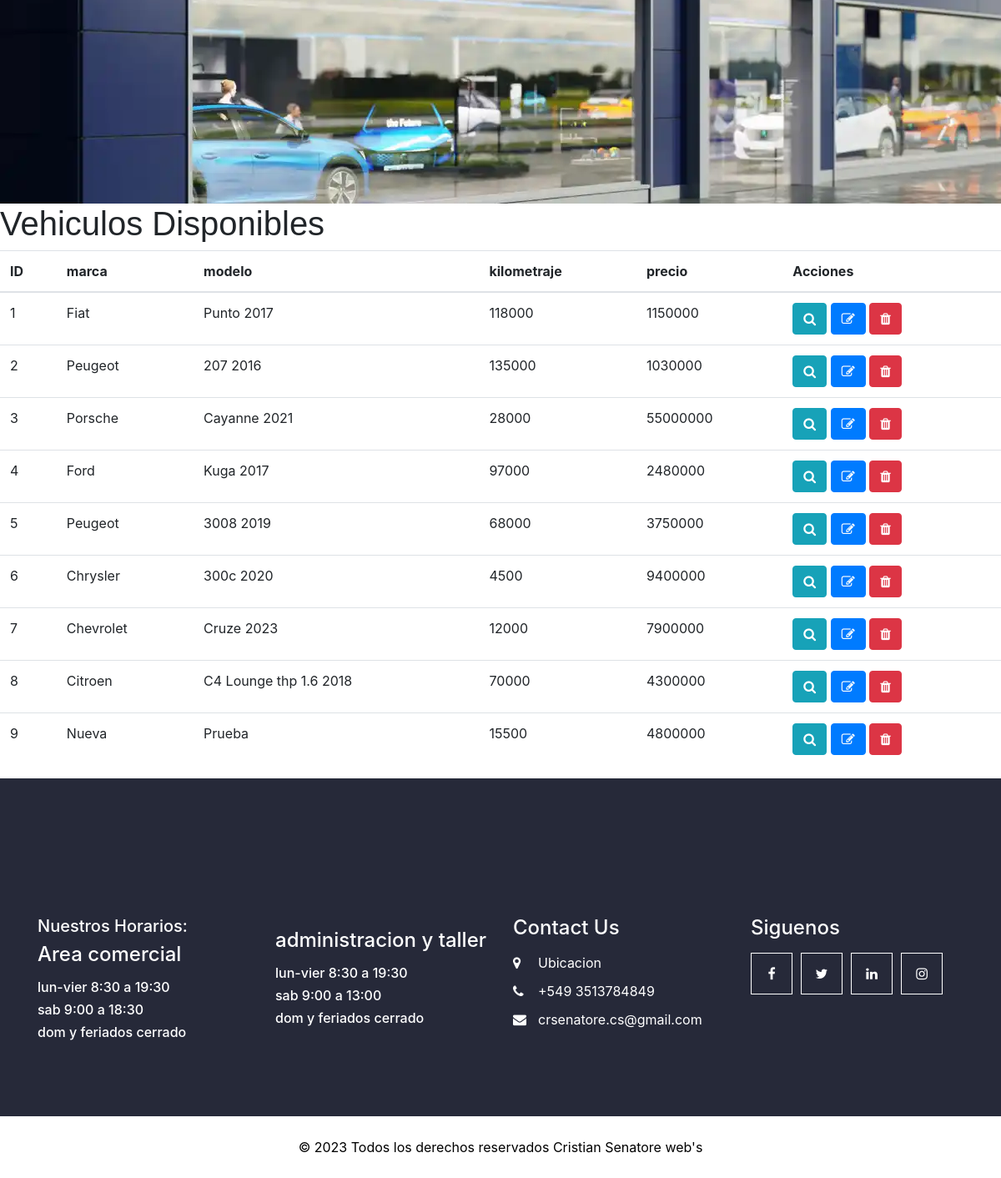
Before: /aplicacion/usados/ (signed in, lower part) with the older database file.
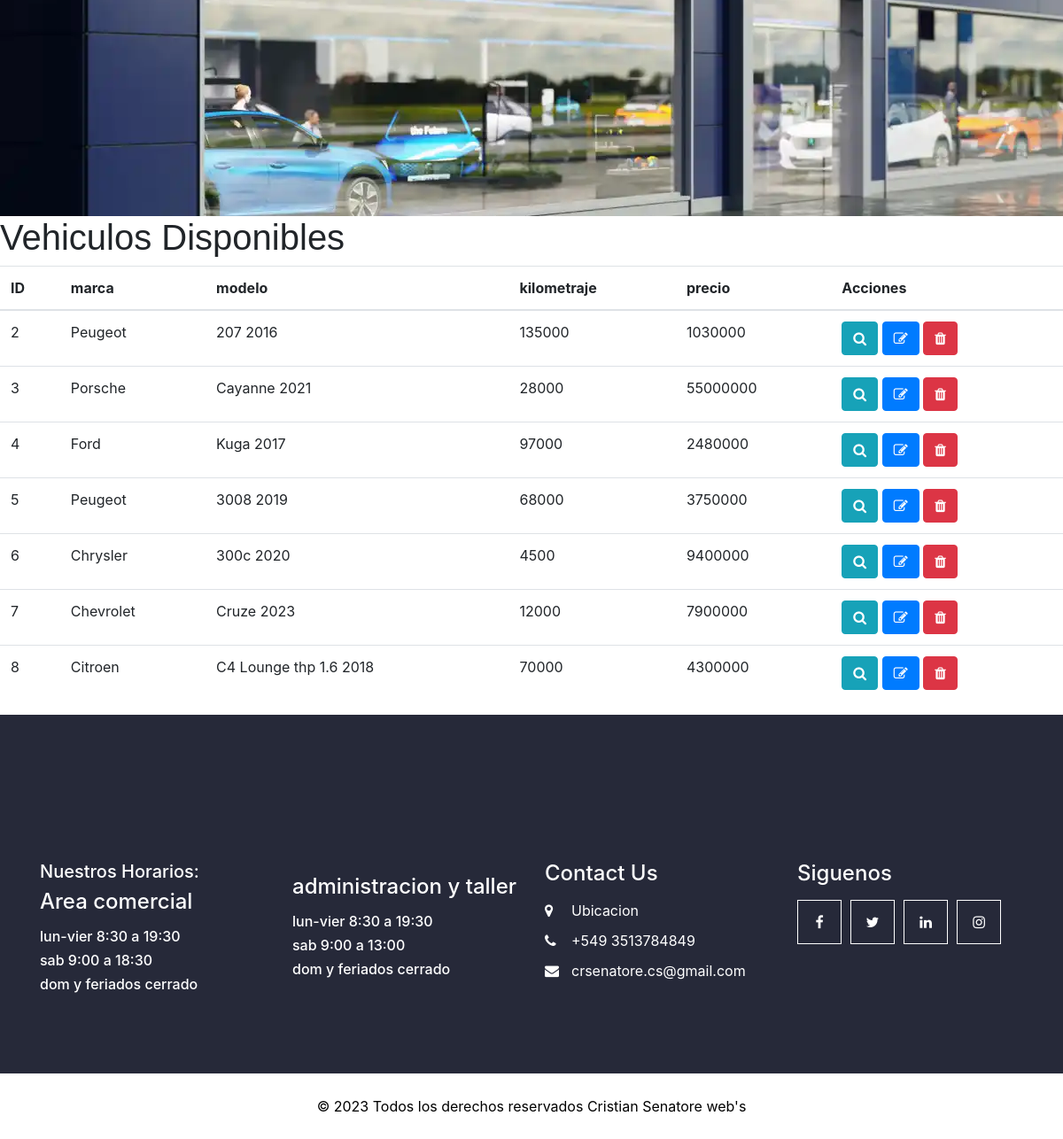
After: the same page with the newer database file.
### aplicacion/models.py (models this page shows, shortened)
class Usados(models.Model):
    marca = models.CharField(max_length=50)
    modelo = models.CharField(max_length=50)
    kilometraje = models.PositiveBigIntegerField()
    precio = models.DecimalField(max_digits=20, decimal_places=0 )

### aplicacion/views.py (the view)
# urls.py: path('usados/', UsadosList.as_view(), name='usados'),
class UsadosList(LoginRequiredMixin,ListView):
    model = Usados

### aplicacion/templates/aplicacion/usados_list.html (shortened to what this page needs)
    {% extends 'aplicacion/administracion.html' %}
    {% load static %}
    {% block contenido %}
    </section>
    <body>
    <h1>
      Vehiculos Disponibles
    </h1>
    <table class="table">
        <thead>
            <tr>
                <th>ID</th>
                <th>marca</th>
                <th>modelo</th>
                <th>kilometraje</th>
                <th>precio</th>
                <th>Acciones</th>
             </tr>
          </thead>
          <tbody>
            {% for auto in usados_list %}
            <tr>
                <td>{{ auto.id }}</td>
                <td>{{ auto.marca }}</td>
                <td>{{ auto.modelo }}</td>
                <td>{{ auto.kilometraje }}</td>
                <td>{{ auto.precio }}</td>
                <td>
                    <a
                     href="{% url 'detail_usados' auto.id %}"
                     class="btn btn-info"
                     style="--bs-btn-padding-y: .25rem; --bs-btn-padding-x: .5rem; ---bs-btn-padding-siza: .75rem;"
                     ><i class="fa fa-search fa-sm" title="View Record"></i>
                    </a>
                    <a
                     href="{% url 'update_usado' auto.id %}"
                     class="btn btn-primary"
                     style="--bs-btn-padding-y: .25rem; --bs-btn-padding-x: .5rem; ---bs-btn-padding-siza: .75rem;"
                     ><i class="fa fa-edit fa-sm" title="Edit Record"></i>
                    </a>
                    <a
                     href="{% url 'delete_usado' auto.id %}"
                     class="btn btn-danger"
                     style="--bs-btn-padding-y: .25rem; --bs-btn-padding-x: .5rem; ---bs-btn-padding-siza: .75rem;"
                     ><i class="fa fa-trash fa-sm" title="Delete Record"></i>
                    </a>
                </td>
            </tr>
            {% endfor %}
        </tbody>
    </table>
    {% endblock contenido %}

### aplicacion/templates/aplicacion/administracion.html (shortened to what this page needs)
<!DOCTYPE html>
<html>
<head>
  {% load static %}
  <link rel="stylesheet" type="text/css" href="{%static 'aplicacion/css/bootstrap.css'%}" />
  <link rel="stylesheet" href="https://maxcdn.bootstrapcdn.com/bootstrap/4.5.2/css/bootstrap.min.css">
  <link rel="stylesheet" href="{%static 'aplicacion/css/ekko-lightbox.css'%}" />
  <link href="{%static 'aplicacion/css/font-awesome.min.css'%}" rel="stylesheet" />
  <link href="{%static 'aplicacion/css/style.css'%}" rel="stylesheet" />
  <link href="{%static 'aplicacion/css/responsive.css' %}" rel="stylesheet" />
</head>
<body>
  <link rel="stylesheet" href="https://maxcdn.bootstrapcdn.com/bootstrap/4.5.2/css/bootstrap.min.css">
  <section class="slider_section position-relative">
    <div id="customCarousel1" class="carousel slide" data-ride="carousel">
      <div class="carousel-inner">
        <div class="carousel-item active">
          <div class="img_container">
            <div class="img-box">
              <img src="{%static 'aplicacion/images/presentacion0.jpg'%}" class="" alt="...">
            </div>
          </div>
        </div>
      </div>
    </div>
    {% block contenido %}{% endblock contenido %}
<section class="info_section ">
  <div class="container">
    <div class="row info_main_row">
      <div class="col-md-6 col-lg-3">
        <div class="info_detail">
          <h5>Nuestros Horarios:</h5>
          <h4>
            Area comercial
          </h4>
          <p class="mb-0">
            <h6>lun-vier 8:30 a 19:30</h6>
            <h6>sab 9:00 a 18:30 </h6>
            <h6>dom y feriados  cerrado</h6>
          </p>
        </div>
      </div>
      <div class="col-md-6 col-lg-3">
        <div class="info_detail">
          <h4>
            administracion y taller
          </h4>
          <p class="mb-0">
            <h6>lun-vier 8:30 a 19:30</h6>
            <h6>sab 9:00 a 13:00 </h6>
            <h6>dom y feriados  cerrado</h6>
          </p>
        </div>
      </div>
      <div class="col-md-6 col-lg-3">
        <h4>
          Contact Us
        </h4>
        <div class="info_contact">
          <a href="https://www.google.it/maps/place/Autocity+C%C3%B3rdoba/@-31.4137746,-64.2714914,17z/data=!3m1!4b1!4m14!1m7!3m6!1s0x943298c95ab9728b:0xa946f51d4f2f3fc9!2sAvant+Peugeot+Concesionario+Oficial!8m2!3d-31.4138298!4d-64.2688522!16s%2Fg%2F1tj22m_1!3m5!1s0x94329f6a3304eefb:0xfcc4abf62106ba2f!8m2!3d-31.4137746!4d-64.2689165!16s%2Fg%2F11g6ltzrxc?entry=ttu">
            <i class="fa fa-map-marker" aria-hidden="true"></i>
            <span>
              Ubicacion
            </span>
          </a>
          <a href="">
            <i class="fa fa-phone" aria-hidden="true"></i>
            <span>
              +549 3513784849
            </span>
          </a>
          <a href="">
            <i class="fa fa-envelope"></i>
            <span>
              crsenatore.cs@gmail.com
            </span>
          </a>
        </div>
      </div>
      <div class="col-md-6 col-lg-3">
        <h4>
          Siguenos
        </h4>
        <div class="social_box">
          <a href="https://es-la.facebook.com/Autocity.avant/">
            <i class="fa fa-facebook" aria-hidden="true"></i>
          </a>
          <a href="https://twitter.com/peugeotarg">
            <i class="fa fa-twitter" aria-hidden="true"></i>
          </a>
          <a href="https://ar.linkedin.com/company/peugeot-argentina">
            <i class="fa fa-linkedin" aria-hidden="true"></i>
          </a>
          <a href="https://www.instagram.com/peugeotarg/">
            <i class="fa fa-instagram" aria-hidden="true"></i>
          </a>
        </div>
      </div>
    </div>
  </div>
</section>
<footer class="footer_section">
  <div class="container">
    <p>
      &copy; <span id="displayYear"></span> Todos los derechos reservados
      <a href="https://html.design/">Cristian Senatore web's</a>
    </p>
  </div>
</footer>
</body>
</html>

### aplicacion/static/aplicacion/css/style.css (style rules this page uses)
body { font-family: "Poppins", sans-serif; color: #0c0c0c; background-color: #ffffff; overflow-x: hidden; }
h1, h2 { font-family: "octin sports", sans-serif; }
a, a:hover, a:focus { text-decoration: none; }
.btn, .btn:focus { outline: none !important; -webkit-box-shadow: none; box-shadow: none; }
.slider_section { min-height: 100vh; -webkit-box-flex: 1; -ms-flex: 1; flex: 1; display: -webkit-box; display: -ms-flexbox; display: flex; -webkit-box-align: center; -ms-flex-align: center; align-items: center; position: relative; text-align: center; padding: 115px 0 75px 0; }
.slider_section #customCarousel1 { position: absolute; top: 0; left: 0; width: 100%; height: 100%; overflow: hidden; }
.slider_section #customCarousel1 .carousel-inner, .slider_section #customCarousel1 .carousel-item, .slider_section #customCarousel1 .img_container { height: 100%; }
.slider_section #customCarousel1 .img_container { display: -webkit-box; display: -ms-flexbox; display: flex; -webkit-box-pack: start; -ms-flex-pack: start; justify-content: flex-start; -webkit-box-align: start; -ms-flex-align: start; align-items: flex-start; }
.slider_section .img-box img { min-width: 100%; min-height: 100%; }
.slider_section .img-box::before { content: ""; position: absolute; top: 0; left: 0; width: 100%; height: 100%; }
.info_section { background-color: #262939; color: #ffffff; padding: 165px 0 75px 0; }
.info_section h4 { margin-bottom: 15px; }
.info_section .info_contact a { display: -webkit-box; display: -ms-flexbox; display: flex; -webkit-box-align: center; -ms-flex-align: center; align-items: center; color: #ffffff; margin-bottom: 10px; }
.info_section .info_contact a i { margin-right: 5px; width: 25px; }
.info_section .social_box { width: 100%; display: -webkit-box; display: -ms-flexbox; display: flex; -ms-flex-wrap: wrap; flex-wrap: wrap; }
.info_section .social_box a { display: -webkit-box; display: -ms-flexbox; display: flex; -webkit-box-pack: center; -ms-flex-pack: center; justify-content: center; -webkit-box-align: center; -ms-flex-align: center; align-items: center; width: 50px; height: 50px; border: 1px solid #ffffff; color: #ffffff; margin-right: 10px; margin-bottom: 10px; }
.footer_section { position: relative; text-align: center; }
.footer_section p { color: #000000; padding: 25px 0; margin: 0; }
.footer_section p a { color: inherit; }

### aplicacion/static/aplicacion/css/responsive.css (style rules this page uses)
@media (min-width: 1200px) { .container { max-width: 1170px; } }

Changed rows visible on the page:
removed Usados: id "1", marca "Fiat", modelo "Punto 2017", kilometraje "118000", precio "1150000"
removed Usados: id "9", marca "Nueva", modelo "Prueba", kilometraje "15500", precio "4800000"
